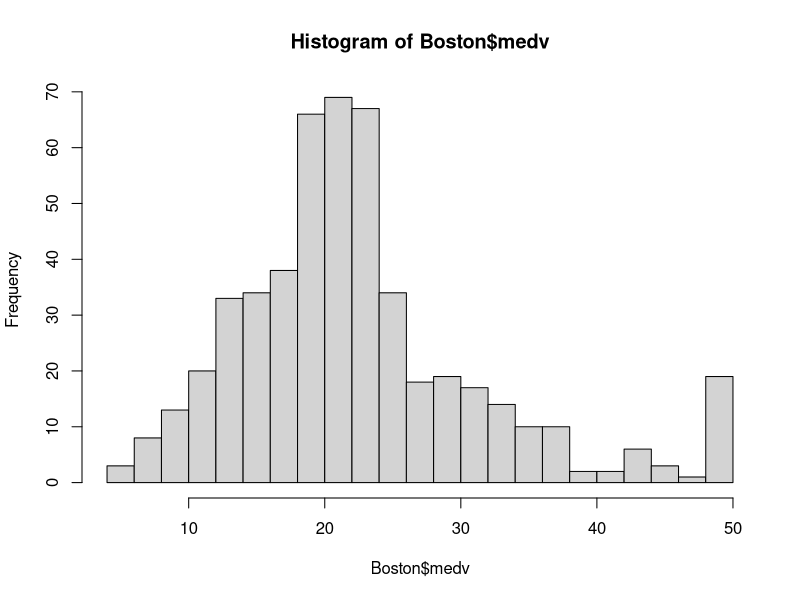
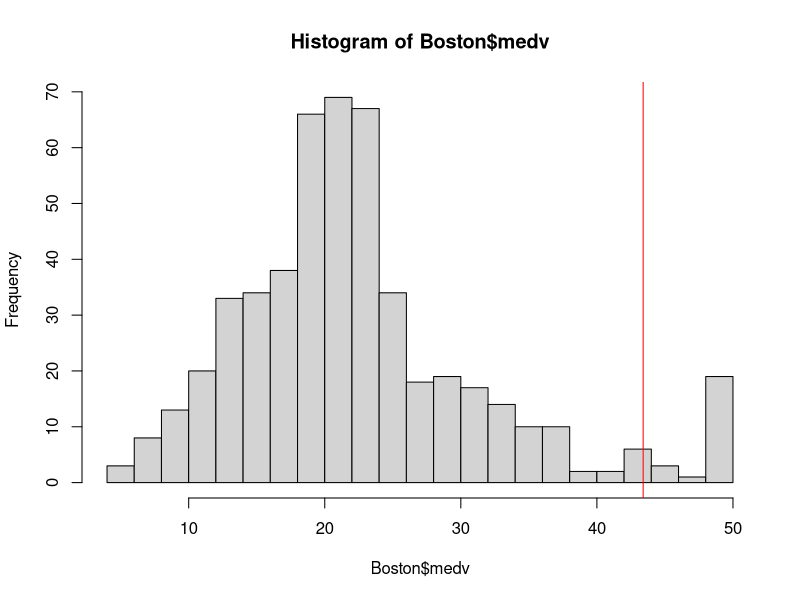
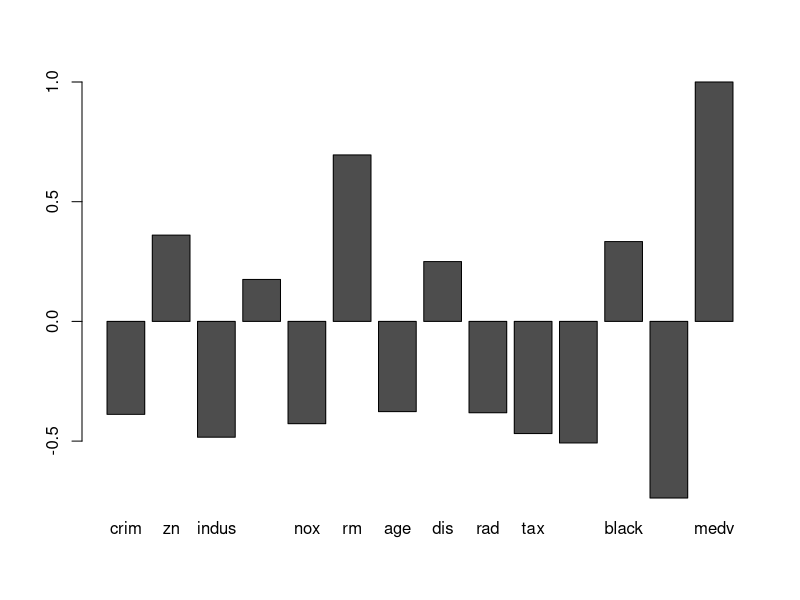
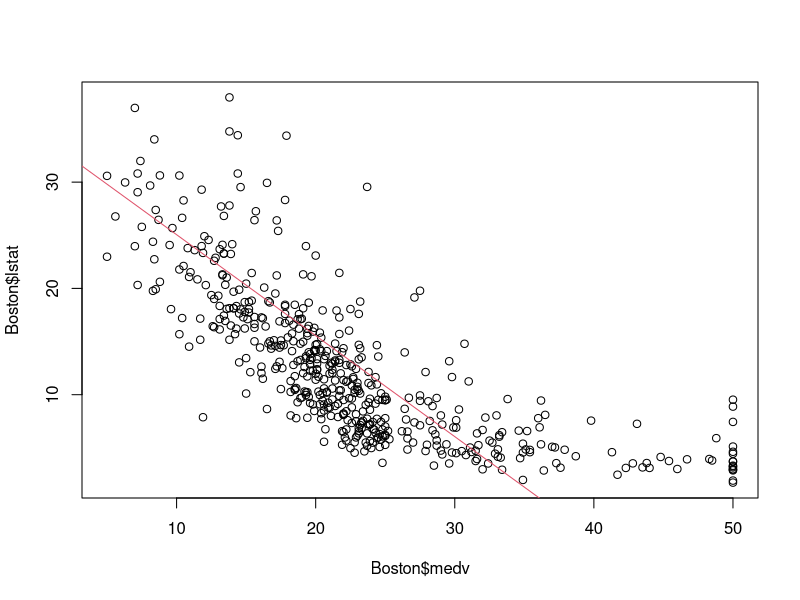
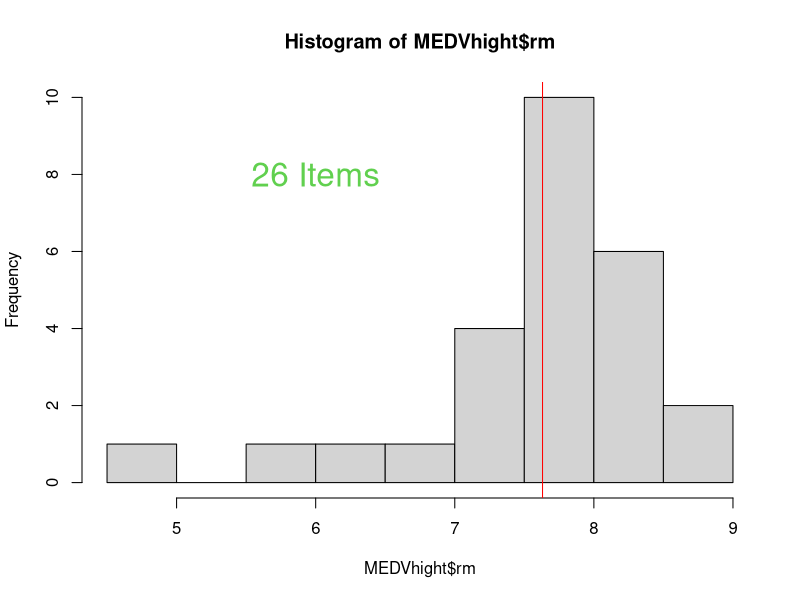
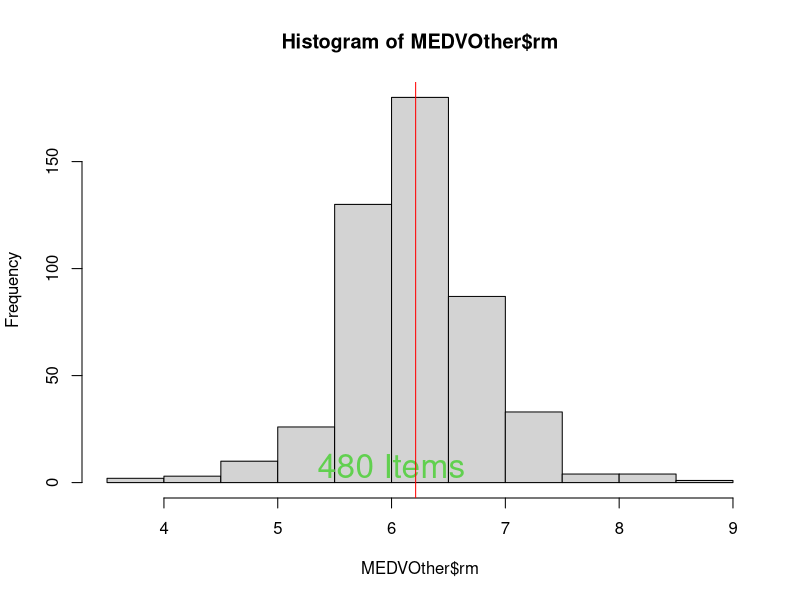

Here is the R script that generated these plots, in order:
## ---- chunk 1
library(MASS)
#介紹引入套件
data(Boston)
## ---- chunk 2
head(Boston)

## ---- chunk 3
quantile(Boston$medv, c(0.95, 0.9))
## ---- chunk 4
hist(Boston$medv, breaks = 20)
## ---- chunk 5
hist(Boston$medv, breaks = 20)
abline(v = 43.4, col="red")
## ---- chunk 6
MEDVhight = subset(Boston,Boston$medv>=43.4)
MEDVOther = subset(Boston,Boston$medv< 43.4)
# MEDVhight 為房價高的資料
# MEDVOther 其他資料
## ---- chunk 7
colMeans(MEDVhight)
colMeans(MEDVOther)
## ---- chunk 8
rbind(colMeans(MEDVhight),colMeans(MEDVOther))
## ---- chunk 9
#解釋1非常正相關 -1是非常負相關
cor(Boston$medv,Boston)

barplot(cor(Boston$medv,Boston))

#??如何調整y軸

#與房間數是正相關,與低收入戶比例負相關

#看低收入戶比例
plot(Boston$medv,Boston$lstat)
LM=lm(Boston$medv~Boston$lstat)
abline(LM,col=2)
#練習房間數與房價的關係

## ---- chunk 10
cor(MEDVhight$medv,MEDVhight$rm)
cor(MEDVOther$medv,MEDVOther$rm)
## ---- chunk 11
hist(MEDVhight$rm)
ObsHigh=paste(length(MEDVhight$rm),"Items",sep=" ")
text(6,8,ObsHigh,cex= 2,col=3)
abline(v = mean(MEDVhight$rm), col="red")
hist(MEDVOther$rm)
ObsOther=paste(length(MEDVOther$rm),"Items",sep=" ")
text(6,8,ObsOther,cex= 2,col=3)
abline(v = mean(MEDVOther$rm), col="red")
## ---- chunk 12
Boston$Income=cut(Boston$lstat,breaks=3)
Boston$Income

Boston$Income= cut(Boston$lstat,breaks=3,labels=c("H","M","L"))
MEDVhight = subset(Boston,Boston$medv>=43.4)
MEDVhight$Income
#富裕區收入都是High Level
## ---- chunk 13
str(Boston)
## ---- chunk 14
x=1 
## ---- chunk 15
Month1=c(1,2,3,4,5,6,7,8,9,10,11,12)
length(Month1)
Month2=1:12
length(Month2)
## ---- chunk 16
TaipeiTem=c(16.1,16.5,18.5 ,	21.9 ,	25.2 ,	27.7 ,	29.6 ,	29.2,27.4,24.5 ,	21.5 ,	17.9)
HengchunTem=c(20.7 , 21.4 , 23.2 ,  25.2 ,	27.0 ,	27.9 ,	28.4 ,	28.1 ,	27.4 ,	26.3 ,	24.3 ,	21.7)
names(TaipeiTem)=Month1
names(HengchunTem)=Month2
## ---- chunk 17
1:3
c(1, 2, 3) + 1

## ---- chunk 18
1:3 * 2
## ---- chunk 19
x <- c(1L, 2.0, "3")
class(x)
x
## ---- chunk 20
x <- "abc";y <- "dbbbe"
paste(x, y, sep=",")
## ---- chunk 21
strsplit(x, "b")
## ---- chunk 22
name1<-"郭雪芙"
substring(name1, 1, 1)
name2<-"金城武"
substring(name2, 1, 2)
## ---- chunk 23
x <- c("F","M","F","F")
x
x <- factor(c("F","M","F","F"), levels=c("F","M"))
x
x <- factor(c("F","M","F","F"), levels=c("F"))
levels(x)
as.integer(x)
## ---- chunk 24
#農業社會 男女男卑
Argri <- factor(c("F","M","F","F"),order=TRUE,levels=c("F","M"))

#阿美族 女尊男卑
Amis <- factor(c("F","M","F","F"),order=FALSE,levels=c("F","M"))
#應該要用
Amis <- factor(c("F","M","F","F"),order=TRUE,levels=c("M","F"))
#舉一個認真的例子 - 班上一號到六號分別拿到A,B,C的級別
rank=factor(c("C","A","B","B","C","C"),order=TRUE,level=c("C","B","A"))
rank
rank[1]<rank[2]

#?data.frame的選取
## ---- chunk 25
1 + 2
## ---- chunk 26
1 - 2
## ---- chunk 27
1 * 2
## ---- chunk 28
1L / 2L
## ---- chunk 29
x <- 1
x < 2
x <= 1
## ---- chunk 30
x<-list(1L,2,"3")
## ---- chunk 31
x<-list(1L,2,"3",mean)
## ---- chunk 32
Serial=c(1,2,3)
RBasicTeacher=c("Dboy", "Ning", "Noha")
RBasicRbind=rbind(Serial,RBasicTeacher)
## ---- chunk 33
Serial=c(1,2,3)
RBasicTeacher=c("Dboy", "Ning", "Noha")
RBasicCbind=cbind(Serial,RBasicTeacher)
RBasic=cbind(c(1,2,3),c("Dboy", "Ning", "Noha"))
## ---- chunk 34
#PageView <- read.table(header=TRUE, text='
#+     Date       PageView Rating
#+           7/1      1231     6.7
#+           7/2      5423    4.5
#+           7/3      3219    3.7
#+           7/4       998    3.3
#+           7/5       3241    4.1
#+           7/6       1223    5.2
#+ ')
#Promotion <- read.table(header=TRUE, text='
#+     Date       Promotion 
#+           7/1      N
#+           7/2      Y
#+           7/3      Y
#+           7/4      N
#+           7/5      Y
#+           7/6      N  
#+ ')

#merge(PageView,Promotion,"Date")
## ---- chunk 35
as.numeric("2")
as.integer("a")
## ---- chunk 36
x <- c(1, 2, 3, 2, 3, 2, 1)
as.character(x) # 字串
factor(x) # ??用剛才dataframe作
## ---- chunk 37
x <- c("1", "2", "3", "2", "a")
as.numeric(x)
## ---- chunk 38
gdp <- c("5,023,763", "5,614,679", "6,205,338")
as.numeric(gsub(",", "", gdp))
## ---- chunk 39
factor_example=factor(c("三年甲班", "三年乙班", "三年甲班"))
summary(factor_example)
## ---- chunk 40
character_example=c("a","b","c")
summary(character_example)
## ---- chunk 41
list_example <- list(1L, 2.0, "3")
summary(list_example)
## ---- chunk 42
summary(Boston)
## ---- chunk 43
x <- 1:5
x[2:3]
## ---- chunk 44
x <- 1:5
x > 3
x[x > 3]
## ---- chunk 45
# 先印出台北跟恆春每個月平均溫度
TaipeiTem
HengchunTem
# 分別選取出兩地溫度>20度的月份
#1. "> <"
TaipeiTem>20
TaipeiHotMonths = TaipeiTem[TaipeiTem>20]

#2. True & False
SelectMonth= HengchunTem>20
HengchunHotMonths = HengchunTem[SelectMonth==TRUE]
## ---- chunk 46
 TaipeiTem[7:9]
mean(TaipeiTem[7:9])
HengchunTem[7:9]
mean(HengchunTem[7:9])
## ---- chunk 47
# TaipeiTem[1,2,12]

mean(TaipeiTem[c(1,2,12)])
mean(HengchunTem[c(1,2,12)])
## ---- chunk 48
TemTable=rbind(TaipeiTem,HengchunTem)
TemTable
#選取台北二月的溫度
TemTable[1,2]
#選取二月的溫度
TemTable[,2]
TemTable[1,]
#??TemTable[HengchunTem]
#?? 
#??如何出現2的字樣
## ---- chunk 49
head(Boston)
head(Boston[["crim"]]) # head(power$name)
